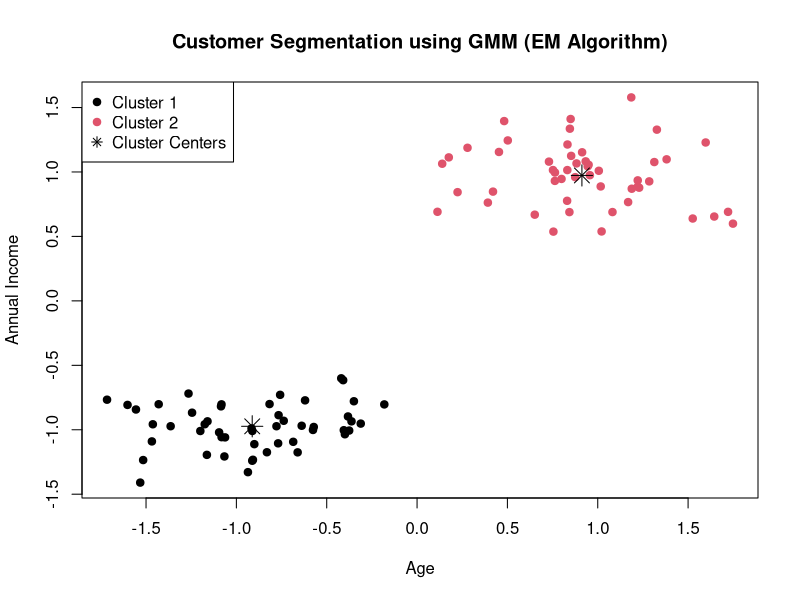
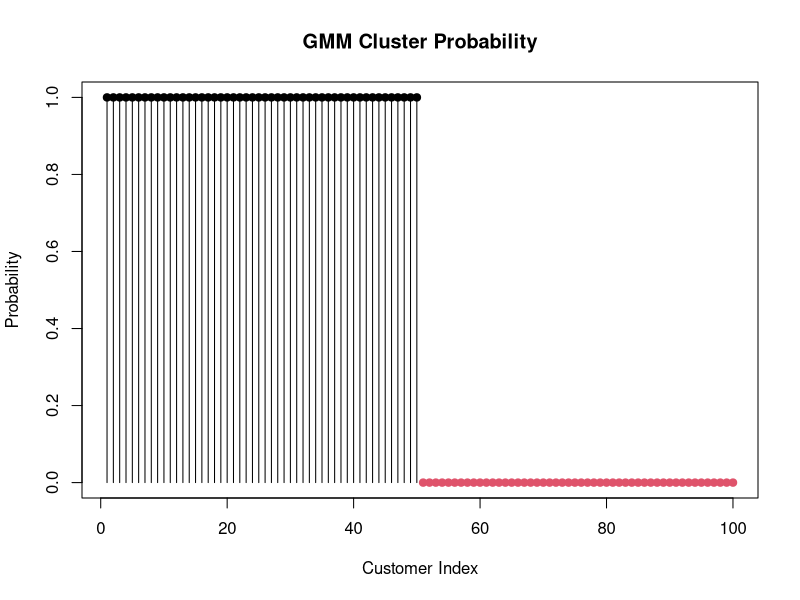

Source code (R) for these figures, in order:
# ===============================================
# Customer Segmentation using GMM (EM Algorithm)
# ===============================================

set.seed(143)

# --------------------------------
# Create Customer Dataset
# --------------------------------

customer1 <- matrix(
  c(
    rnorm(50, mean = 25, sd = 4),
    rnorm(50, mean = 30000, sd = 4000)
  ),
  nrow = 50,
  ncol = 2,
)

customer2 <- matrix(
  c(
    rnorm(50, mean = 45, sd = 5),
    rnorm(50, mean = 70000, sd = 5000)
  ),
  nrow = 50,
  ncol = 2,
)

X <- rbind(customer1, customer2)

colnames(X) <- c("Age", "Income")

# Add this line here
X <- scale(X)

# --------------------------------
# Dataset Information
# --------------------------------

n <- nrow(X)
d <- ncol(X)
K <- 2

# --------------------------------
# Initialize Parameters
# --------------------------------

weights <- rep(1/K, K)

means <- X[sample(1:n, K), ]

covs <- array(0, dim = c(d, d, K))

for(k in 1:K){
  covs[,,k] <- diag(d)
}

# --------------------------------
# Multivariate Gaussian Function
# --------------------------------

dmvnorm_custom <- function(x, mean, sigma){

  sigma <- sigma + diag(1e-6, nrow(sigma))

  detSigma <- det(sigma)

  invSigma <- solve(sigma)

  diff <- matrix(x - mean, ncol = 1)

  exponent <- -0.5 * t(diff) %*% invSigma %*% diff

  value <- exp(exponent) /
    sqrt((2*pi)^length(mean) * detSigma)

  return(as.numeric(value))
}

# --------------------------------
# EM Parameters
# --------------------------------

max_iter <- 100
tol <- 1e-6
loglik_old <- -Inf

# --------------------------------
# EM Algorithm
# --------------------------------

for(iter in 1:max_iter){

  # ---------- E-Step ----------

  gamma <- matrix(0, n, K)

  for(i in 1:n){

    for(k in 1:K){

      gamma[i,k] <-
        weights[k] *
        dmvnorm_custom(X[i,], means[k,], covs[,,k])

    }

    if(sum(gamma[i,]) == 0){
       gamma[i,] <- rep(1/K,K)
    }
    else{
    gamma[i,] <- gamma[i,] / sum(gamma[i,])
    }

  }

  # ---------- M-Step ----------

  Nk <- colSums(gamma)

  weights <- Nk / n

  for(k in 1:K){

    means[k,] <- colSums(gamma[,k] * X) / Nk[k]

    sigma <- matrix(0, d, d)

    for(i in 1:n){

      diff <- matrix(X[i,] - means[k,], ncol = 1)

      sigma <- sigma +
        gamma[i,k] * (diff %*% t(diff))

    }

    covs[,,k] <- sigma / Nk[k] +
      diag(1e-6, d)

  }

  # ---------- Log Likelihood ----------

  loglik <- 0

  for(i in 1:n){

    temp <- 0

    for(k in 1:K){

      temp <- temp +
        weights[k] *
        dmvnorm_custom(X[i,], means[k,], covs[,,k])

    }

    loglik <- loglik + log(temp + 1e-10)

  }

  cat("Iteration:", iter,
      " LogLikelihood:", loglik, "\n")

  if(abs(loglik - loglik_old) < tol){

    cat("\nAlgorithm Converged!\n")

    break

  }

  loglik_old <- loglik

}

# --------------------------------
# Final Cluster Assignment
# --------------------------------

clusters <- apply(gamma, 1, which.max)

# --------------------------------
# Results
# --------------------------------

cat("\nFinal Mixture Weights:\n")
print(weights)

cat("\nFinal Means (Age, Income):\n")
print(means)

cat("\nFinal Covariance Matrices:\n")
print(covs)

cat("\nCluster Assignment:\n")
print(clusters)

# --------------------------------
# Plot
# --------------------------------

plot(
  X,
  col = clusters,
  pch = 19,
  xlab = "Age",
  ylab = "Annual Income",
  main = "Customer Segmentation using GMM (EM Algorithm)"
)

points(
  means,
  col = "black",
  pch = 8,
  cex = 2
)

legend(
  "topleft",
  legend = c("Cluster 1", "Cluster 2", "Cluster Centers"),
  col = c(1, 2, "black"),
  pch = c(19, 19, 8)
)

# --------------------------------
# Cluster Probability Plot
# --------------------------------

plot(
  gamma[,1],
  type = "h",
  col = clusters,
  xlab = "Customer Index",
  ylab = "Probability",
  main = "GMM Cluster Probability"
)

points(
  gamma[,1],
  col = clusters,
  pch = 19
)
